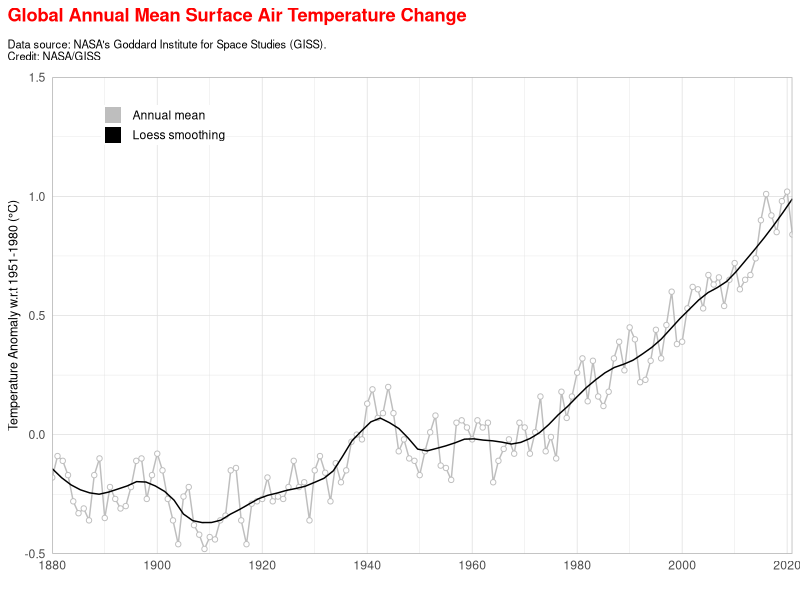
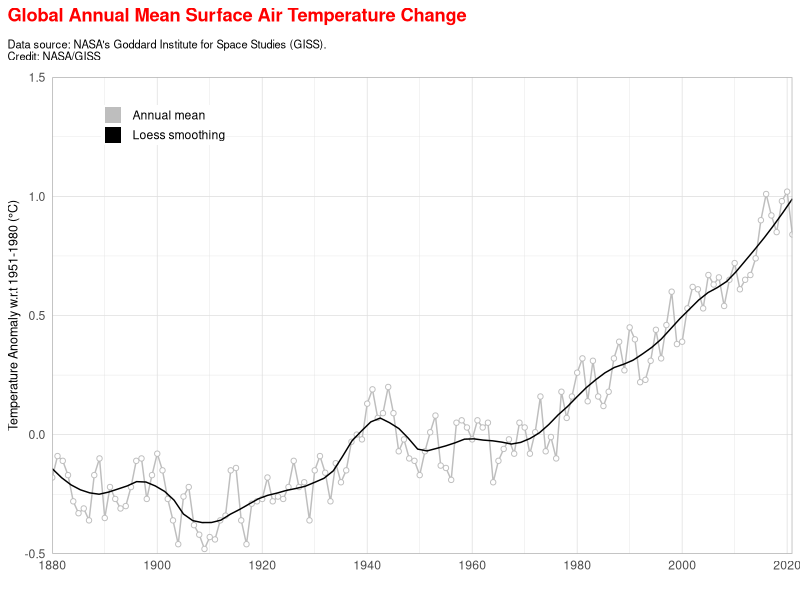

Write the R code that produced these figures, in order.
library(tidyverse)


read_csv("data/GLB.Ts+dSST.csv", skip = 1, na = "***") %>% 
  select(year = Year, t_diff = `J-D`) %>% 
  drop_na() %>% 
  ggplot(aes(x = year, y = t_diff)) +
  geom_line(aes(colour = "1"), size = 0.5, show.legend = FALSE) +
  geom_point(fill = "white", aes(colour = "1"), shape = 21, show.legend = TRUE) +
  geom_smooth(se = FALSE, aes(colour = "2"), size = 0.5, span = 0.2, show.legend = FALSE) + 
  scale_x_continuous(breaks = seq(1880, 2023, 20), expand = c(0,0)) +
  scale_y_continuous(limits = c(-0.5, 1.5), expand = c(0,0)) +
  scale_colour_manual(name = NULL, breaks = c(1,2), values = c("gray", "black"), labels = c("Annual mean", "Loess smoothing"),
                      guide = guide_legend(override.aes = list(shape = 15, size = 5))) +
  labs(x = "", y = "Temperature Anomaly w.r.t 1951-1980 (\u00B0C)",
       title = "Global Annual Mean Surface Air Temperature Change",
       subtitle = "Data source: NASA's Goddard Institute for Space Studies (GISS).\nCredit: NASA/GISS") +
  theme_light() +
  theme(axis.ticks = element_blank(),
        axis.title.y = element_text(size = 9),
        plot.title.position = "plot",
        plot.title = element_text(margin = margin(b = 10), colour = "red", face = "bold"),
        plot.subtitle = element_text(size = 8, margin = margin(b = 10)),
        legend.position = c(0.15, 0.9),
        legend.title = element_text(size = 0),
        legend.key.height = unit(10, "pt"),
        legend.margin = margin(0,0,0,0))

ggsave("figures/temperature-index-plot.png", width = 7, height = 5)